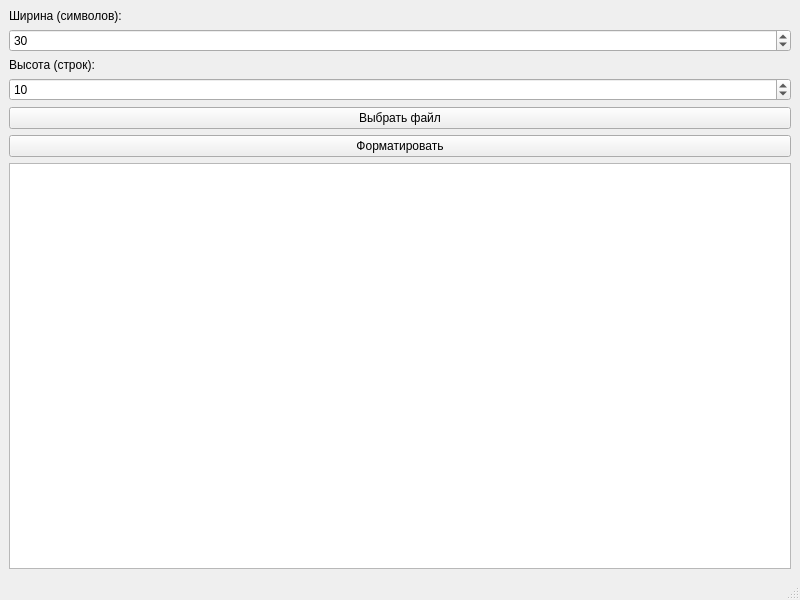
<?xml version="1.0" encoding="UTF-8"?>
<ui version="4.0">
 <class>MainWindow</class>
 <widget class="QMainWindow" name="MainWindow">
  <property name="geometry">
   <rect>
    <x>0</x>
    <y>0</y>
    <width>800</width>
    <height>600</height>
   </rect>
  </property>
  <property name="windowTitle">
   <string>MainWindow</string>
  </property>
  <widget class="QWidget" name="centralwidget">
   <layout class="QVBoxLayout" name="verticalLayout">
    <item>
     <widget class="QLabel" name="label">
      <property name="text">
       <string>Ширина (символов):</string>
      </property>
     </widget>
    </item>
    <item>
     <widget class="QSpinBox" name="spin_width">
      <property name="minimum">
       <number>10</number>
      </property>
      <property name="maximum">
       <number>200</number>
      </property>
      <property name="value">
       <number>30</number>
      </property>
     </widget>
    </item>
    <item>
     <widget class="QLabel" name="label_2">
      <property name="text">
       <string>Высота (строк):</string>
      </property>
     </widget>
    </item>
    <item>
     <widget class="QSpinBox" name="spin_height">
      <property name="minimum">
       <number>1</number>
      </property>
      <property name="maximum">
       <number>100</number>
      </property>
      <property name="value">
       <number>10</number>
      </property>
     </widget>
    </item>
    <item>
     <widget class="QPushButton" name="btn_file">
      <property name="text">
       <string>Выбрать файл</string>
      </property>
     </widget>
    </item>
    <item>
     <widget class="QPushButton" name="btn_run">
      <property name="text">
       <string>Форматировать</string>
      </property>
     </widget>
    </item>
    <item>
     <widget class="QPlainTextEdit" name="text_output">
      <property name="font">
       <font>
        <family>Courier New</family>
       </font>
      </property>
      <property name="readOnly">
       <bool>true</bool>
      </property>
     </widget>
    </item>
   </layout>
  </widget>
  <widget class="QMenuBar" name="menubar">
   <property name="geometry">
    <rect>
     <x>0</x>
     <y>0</y>
     <width>800</width>
     <height>36</height>
    </rect>
   </property>
  </widget>
  <widget class="QStatusBar" name="statusbar"/>
 </widget>
 <resources/>
 <connections/>
</ui>
